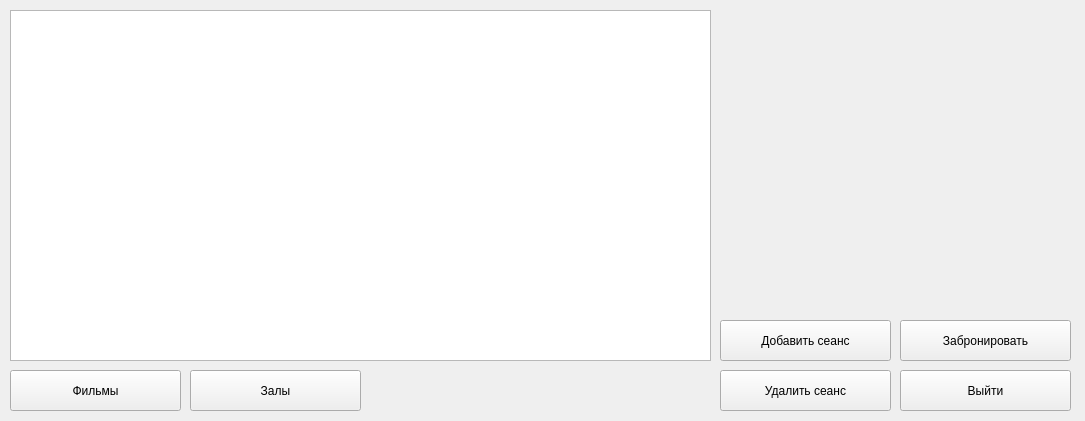
<?xml version="1.0" encoding="UTF-8"?>
<ui version="4.0">
 <class>sessions</class>
 <widget class="QWidget" name="sessions">
  <property name="geometry">
   <rect>
    <x>0</x>
    <y>0</y>
    <width>1085</width>
    <height>421</height>
   </rect>
  </property>
  <property name="windowTitle">
   <string>Сеансы</string>
  </property>
  <widget class="QTableWidget" name="tableWidget">
   <property name="geometry">
    <rect>
     <x>10</x>
     <y>10</y>
     <width>701</width>
     <height>351</height>
    </rect>
   </property>
  </widget>
  <widget class="QWidget" name="gridLayoutWidget">
   <property name="geometry">
    <rect>
     <x>720</x>
     <y>40</y>
     <width>351</width>
     <height>271</height>
    </rect>
   </property>
   <layout class="QGridLayout" name="gridLayout"/>
  </widget>
  <widget class="QPushButton" name="pbExit">
   <property name="geometry">
    <rect>
     <x>900</x>
     <y>370</y>
     <width>171</width>
     <height>41</height>
    </rect>
   </property>
   <property name="text">
    <string>Выйти</string>
   </property>
  </widget>
  <widget class="QPushButton" name="pbBook">
   <property name="enabled">
    <bool>true</bool>
   </property>
   <property name="geometry">
    <rect>
     <x>900</x>
     <y>320</y>
     <width>171</width>
     <height>41</height>
    </rect>
   </property>
   <property name="text">
    <string>Забронировать</string>
   </property>
  </widget>
  <widget class="QPushButton" name="pbMovies">
   <property name="geometry">
    <rect>
     <x>10</x>
     <y>370</y>
     <width>171</width>
     <height>41</height>
    </rect>
   </property>
   <property name="text">
    <string>Фильмы</string>
   </property>
  </widget>
  <widget class="QPushButton" name="pbRooms">
   <property name="geometry">
    <rect>
     <x>190</x>
     <y>370</y>
     <width>171</width>
     <height>41</height>
    </rect>
   </property>
   <property name="text">
    <string>Залы</string>
   </property>
  </widget>
  <widget class="QPushButton" name="pbAddSession">
   <property name="geometry">
    <rect>
     <x>720</x>
     <y>320</y>
     <width>171</width>
     <height>41</height>
    </rect>
   </property>
   <property name="text">
    <string>Добавить сеанс</string>
   </property>
  </widget>
  <widget class="QPushButton" name="pbDeleteSession">
   <property name="geometry">
    <rect>
     <x>720</x>
     <y>370</y>
     <width>171</width>
     <height>41</height>
    </rect>
   </property>
   <property name="text">
    <string>Удалить сеанс</string>
   </property>
  </widget>
  <widget class="QLineEdit" name="leEmployee">
   <property name="enabled">
    <bool>false</bool>
   </property>
   <property name="geometry">
    <rect>
     <x>720</x>
     <y>10</y>
     <width>351</width>
     <height>20</height>
    </rect>
   </property>
   <property name="frame">
    <bool>false</bool>
   </property>
  </widget>
 </widget>
 <resources/>
 <connections/>
</ui>
